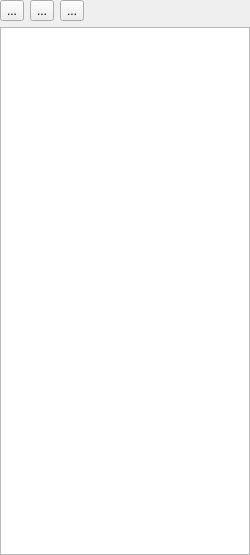
<?xml version="1.0" encoding="UTF-8"?>
<ui version="4.0">
 <class>QueryParamsForm</class>
 <widget class="QWidget" name="QueryParamsForm">
  <property name="geometry">
   <rect>
    <x>0</x>
    <y>0</y>
    <width>250</width>
    <height>555</height>
   </rect>
  </property>
  <property name="baseSize">
   <size>
    <width>250</width>
    <height>0</height>
   </size>
  </property>
  <property name="windowTitle">
   <string>Form</string>
  </property>
  <layout class="QVBoxLayout" name="verticalLayout">
   <property name="leftMargin">
    <number>0</number>
   </property>
   <property name="topMargin">
    <number>0</number>
   </property>
   <property name="rightMargin">
    <number>0</number>
   </property>
   <property name="bottomMargin">
    <number>0</number>
   </property>
   <item>
    <layout class="QHBoxLayout" name="horizontalLayout">
     <item>
      <widget class="QToolButton" name="btnAdd">
       <property name="text">
        <string>...</string>
       </property>
       <property name="icon">
        <iconset resource="../icons.qrc">
         <normaloff>:/icons/bullet_add.png</normaloff>:/icons/bullet_add.png</iconset>
       </property>
      </widget>
     </item>
     <item>
      <widget class="QToolButton" name="btnRemove">
       <property name="text">
        <string>...</string>
       </property>
       <property name="icon">
        <iconset resource="../icons.qrc">
         <normaloff>:/icons/bullet_delete.png</normaloff>:/icons/bullet_delete.png</iconset>
       </property>
      </widget>
     </item>
     <item>
      <widget class="QToolButton" name="btnClear">
       <property name="text">
        <string>...</string>
       </property>
       <property name="icon">
        <iconset resource="../icons.qrc">
         <normaloff>:/icons/cross.png</normaloff>:/icons/cross.png</iconset>
       </property>
      </widget>
     </item>
     <item>
      <spacer name="horizontalSpacer">
       <property name="orientation">
        <enum>Qt::Horizontal</enum>
       </property>
       <property name="sizeHint" stdset="0">
        <size>
         <width>40</width>
         <height>20</height>
        </size>
       </property>
      </spacer>
     </item>
    </layout>
   </item>
   <item>
    <widget class="QTableView" name="tvParams">
     <attribute name="horizontalHeaderStretchLastSection">
      <bool>true</bool>
     </attribute>
     <attribute name="verticalHeaderVisible">
      <bool>false</bool>
     </attribute>
    </widget>
   </item>
  </layout>
  <action name="aRemoveParam">
   <property name="text">
    <string>Remove param</string>
   </property>
  </action>
 </widget>
 <resources>
  <include location="../icons.qrc"/>
 </resources>
 <connections/>
</ui>
